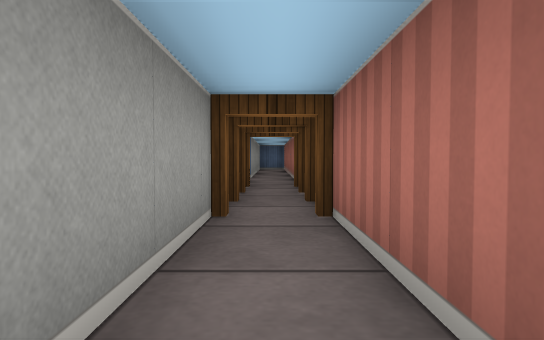
View 1 (above)

14 first-person views from a walk through a cub3D ray-caster map. The camera is about half as high as the walls, tilts 2° down and sees 75° across. The floor is counted in squares. Each view is taken from the middle of a square. On the plan, view 1 faces up. The plan holds only what a view shows up to about 9 squares ahead; the rest is blank.

View 2
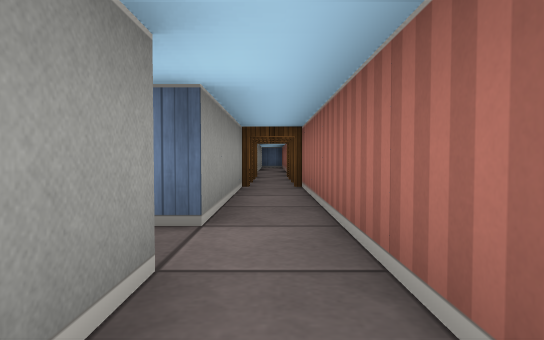

View 3
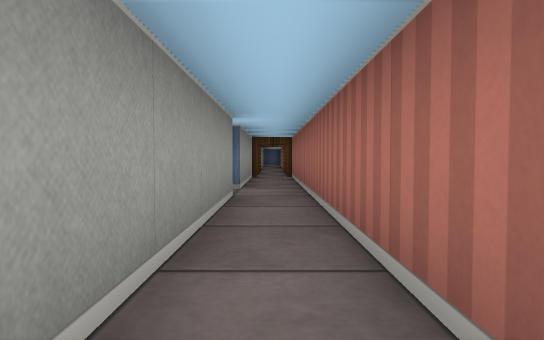

View 4
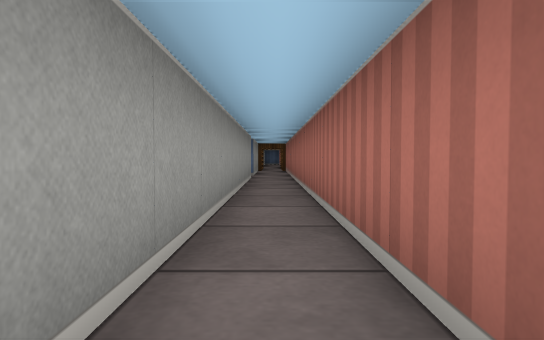

View 5
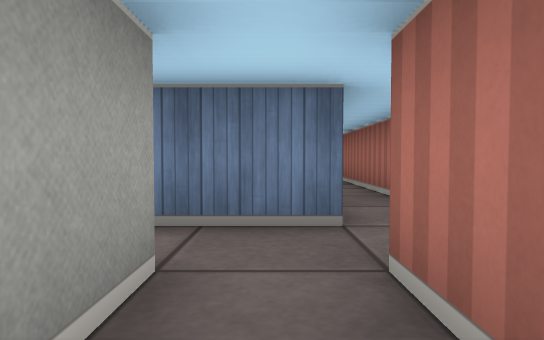

View 6
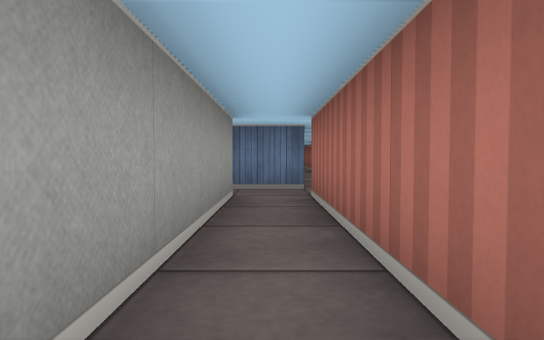

View 7
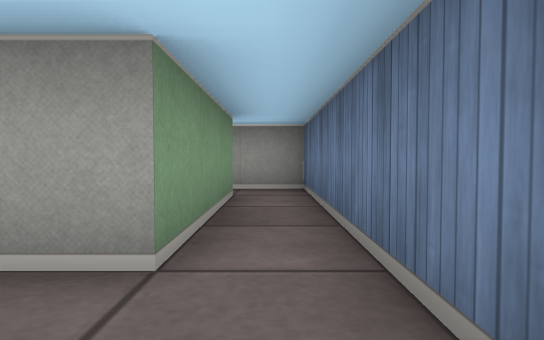

View 8
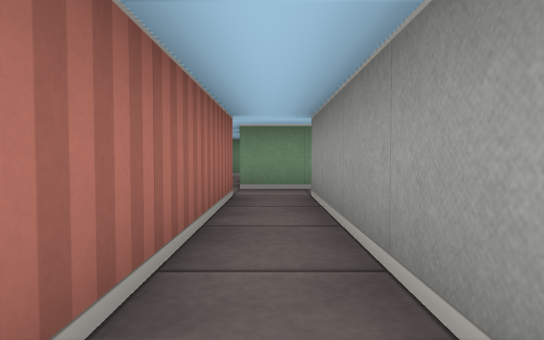

View 9
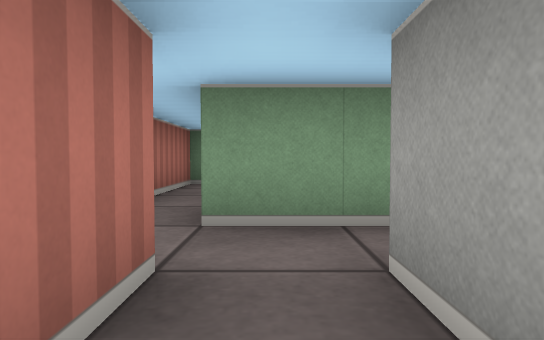

View 10
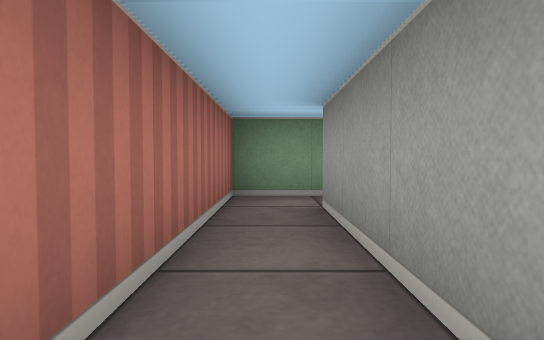

View 11
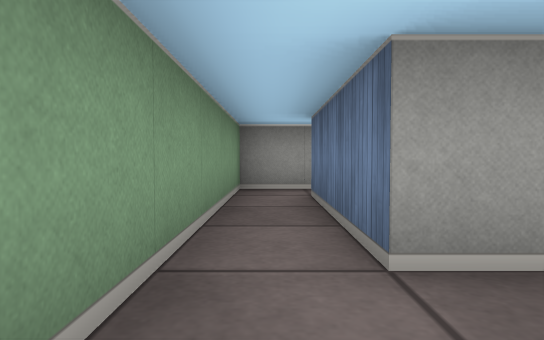

View 12
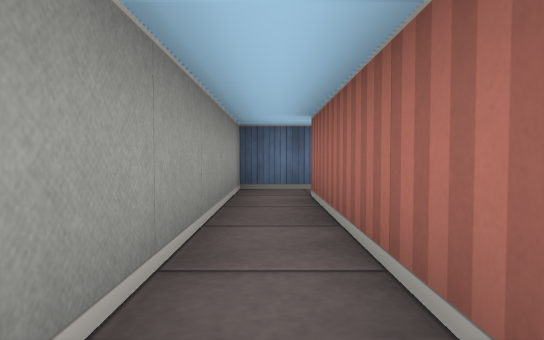

View 13
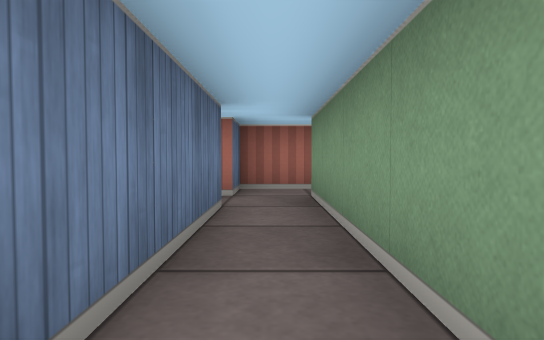

View 14
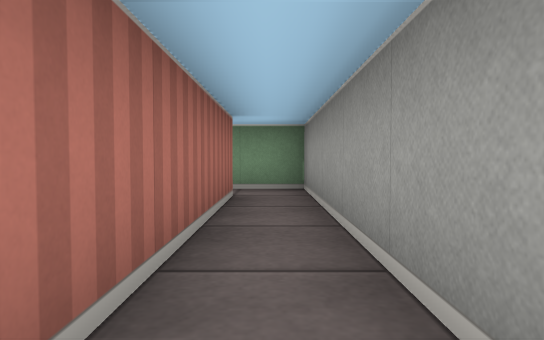

### Floor plan
Points are (right, up) in squares from view 1. A wall is a line through its corners. A room is listed if a view was taken in it or the views show most of it. See-through windows are left out.
Room 1 (view 1)
walls: (0.5, -1.5) (0.5, 5); (-0.5, 6) (-0.5, -0.5)
ways out: opening at (0, -2) to room 2; opening at (-1, -1); open door at (0, 4.5)
Room 2 (views 2, 3)
walls: (-0.5, -1.5) (-0.5, -9.5); (0.5, -9.4) (0.5, -1.5)
ways out: opening at (0, -2) to room 1; opening at (0, -10) to room 3
Room 3 (views 4, 7, 8, 14)
walls: (-4.5, -10.5) (-1.5, -10.5); (-0.5, -9.5) (-5.5, -9.5) (-5.5, -10.5)
ways out: opening at (0, -10) to room 2; opening at (-1, -10) to room 4; opening at (-5, -11) to room 6
Room 4 (views 5, 6, 9)
walls: (-0.5, -14.5) (-0.5, -10.5); (-1.5, -15.5) (-0.5, -15.5); (-1.5, -10.5) (-1.5, -14.5)
ways out: opening at (-1, -10) to room 3; opening at (-1, -15) to room 5; opening at (-2, -15) to room 6
Room 5 (views 10, 11)
walls: (-0.5, -15.5) (-0.5, -18.5); (-0.8, -19.5) (0.5, -19.5) (0.5, -14.5) (-0.5, -14.5)
ways out: opening at (-1, -15) to room 4; opening at (-1, -19)
Room 6 (views 12, 13)
walls: (-5.5, -10.5) (-5.5, -15.5) (-1.5, -15.5); (-1.5, -14.5) (-4.5, -14.5) (-4.5, -10.5)
ways out: opening at (-5, -11) to room 3; opening at (-2, -15) to room 4

Where each view was taken, in squares from view 1:
view 1: 0 up, 0 right, facing up
view 2: 3 down, 0 right, facing up
view 3: 6 down, 0 right, facing up
view 4: 10 down, 0 right, facing up
view 5: 12 down, 1 left, facing up
view 6: 15 down, 1 left, facing up
view 7: 10 down, 0 right, facing left
view 8: 10 down, 1 left, facing down
view 9: 13 down, 1 left, facing down
view 10: 15 down, 0 right, facing down
view 11: 15 down, 0 right, facing left
view 12: 15 down, 5 left, facing up
view 13: 15 down, 5 left, facing right
view 14: 10 down, 5 left, facing down
